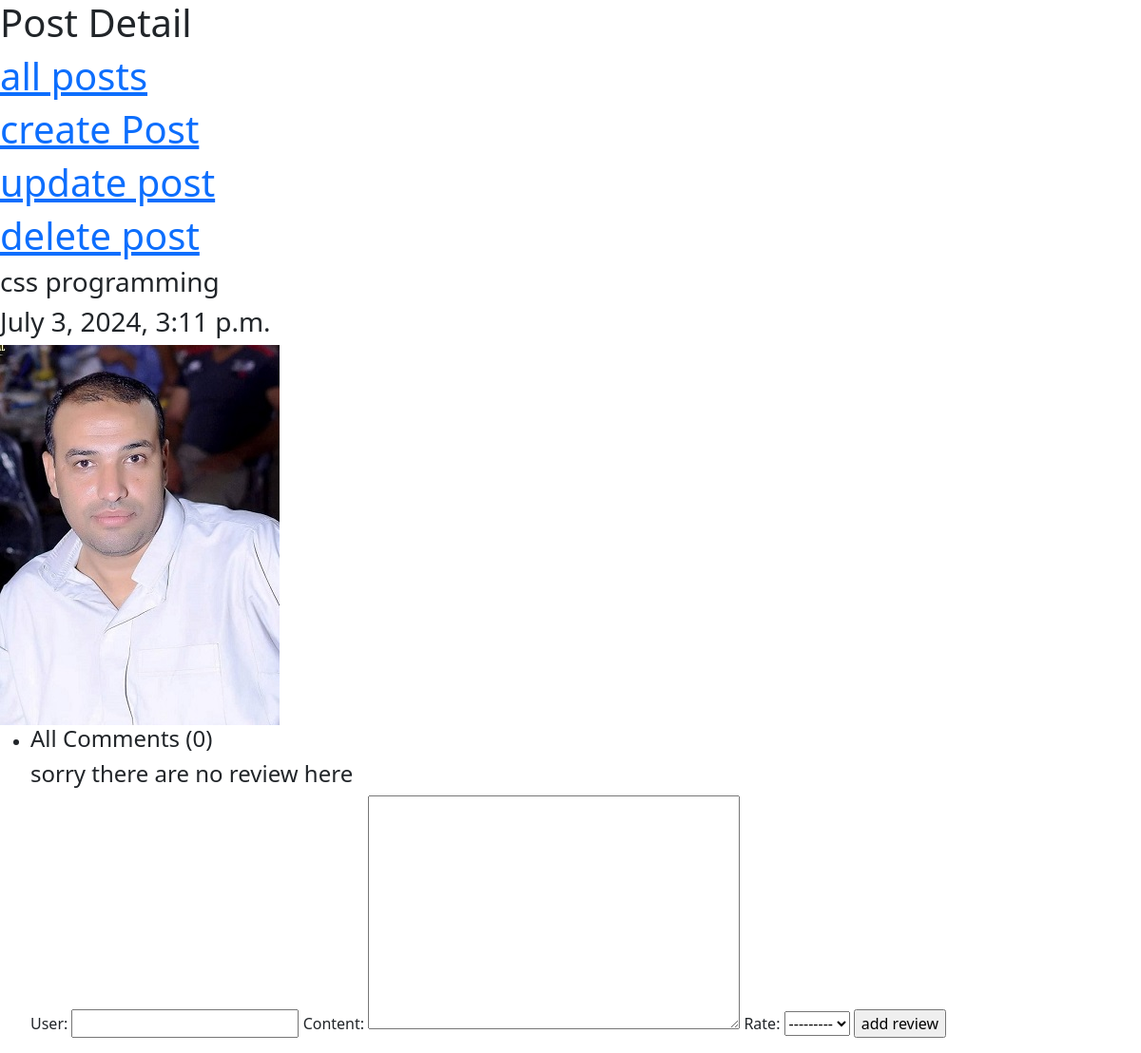
The app's page /posts/css-programming, older data.
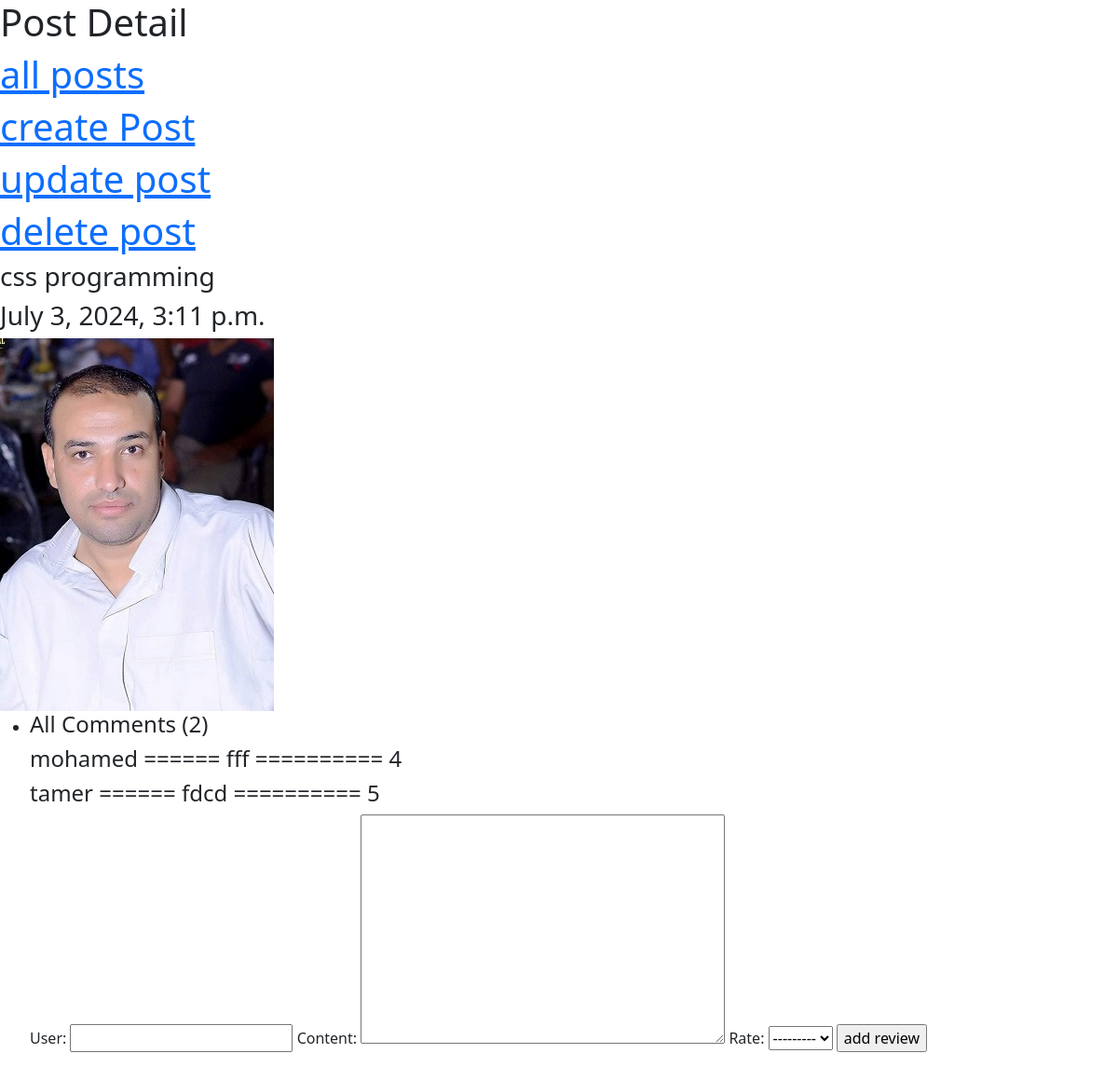
The same page, newer data.
### posts/models.py (models this page shows, shortened)
class Post(models.Model):
    user=models.ForeignKey(User,related_name='post_user',on_delete=models.CASCADE)
    title=models.CharField(max_length=120,verbose_name=_('title'))
    content=models.TextField(max_length=1500)
    image=models.ImageField(upload_to='photo_post')
    draft=models.BooleanField(default=True)
    publish_date=models.DateTimeField(default=timezone.now)
    tags = TaggableManager()
    slug=models.SlugField(null=True,blank=True)
    category=models.ForeignKey('Category',related_name='post_category',on_delete=models.SET_NULL,null=True,blank=True)
    def __str__(self):
        return self.title

class Review(models.Model):
    user=models.CharField(max_length=120)
    post=models.ForeignKey(Post,related_name='review_post',on_delete=models.CASCADE)
    content=models.TextField(max_length=1000)
    rate=models.IntegerField(choices=[(i,i) for i in range(1,6)])
    publish_date=models.DateTimeField(default=timezone.now)

### posts/views.py (the view)
# urls.py: path('<slug:slug>',post_detatil),
def post_detatil(request,slug):
    post=Post.objects.get(slug=slug)
    reviews=Review.objects.filter(post=post)
    if request.method=='POST':
        form=ReviewForm(request.POST)
        if form.is_valid():
            myform=form.save(commit=False)
            myform.post=post
            myform.save()
            return redirect(f'/posts/{post.slug}')
    else:
        form=ReviewForm()
    context={
        'post':post,
        'reviews':reviews,
        'form':form,
    }
    return render(request,'posts/post_detail.html',context)

### posts/forms.py
class ReviewForm(forms.ModelForm):
    class Meta:
        model=Review
        fields=['user','content','rate']

### posts/templates/posts/post_detail.html (shortened to what this page needs)
<!doctype html>
<html lang="en">
  <head>
    <link href="https://cdn.jsdelivr.net/npm/bootstrap@5.3.3/dist/css/bootstrap.min.css" rel="stylesheet">
  </head>
  <body>
    <h1> Post Detail</h1>
    <h1><a href="/posts/">all posts</a></h1>
    <h1><a href="/posts/{{post.slug}}/create">create Post</a></h1>
    <h1><a href="/posts/{{post.slug}}/update">update post</a></h1>
    <h1><a href="/posts/{{post.slug}}/delete">delete post</a></h1>
    <h3>{{post}}</h3>
    <h3>{{post.publish_date}}</h3>
    <img src="{{post.image.url}}" alt="">
    <ul>
        <li><h4>All Comments ({{reviews|length}}) </h4></li>
        {% for review in reviews %}
        <h4>{{review.user}} ======  {{review.content}} ==========  {{review.rate}}</h4>
        {% empty %}
        <h4>sorry there are no review here </h4>
        {% endfor %}
        <form action="" method="post">
            {{form}}
            <input type="submit" value="add review">
        </form>
    </ul>
  </body>
</html>

Row changes from the older to the newer data that the page shows:
added Review: user "mohamed", content "fff", rate "4"
added Review: user "tamer", content "fdcd", rate "5"
Text that changed along with them:
{{ reviews|length }}: "0" → "2"
text no longer shown: "sorry there are no review here"
